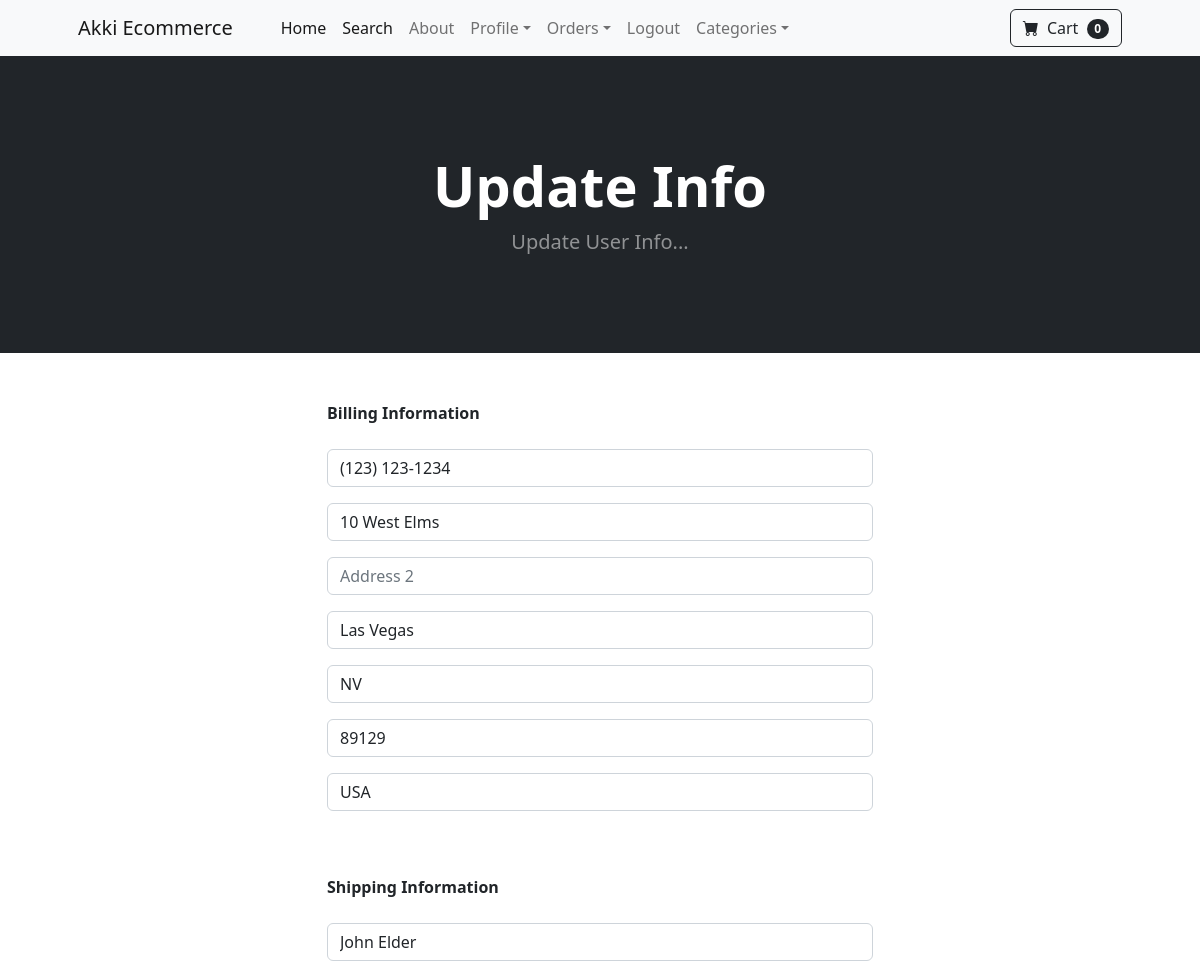
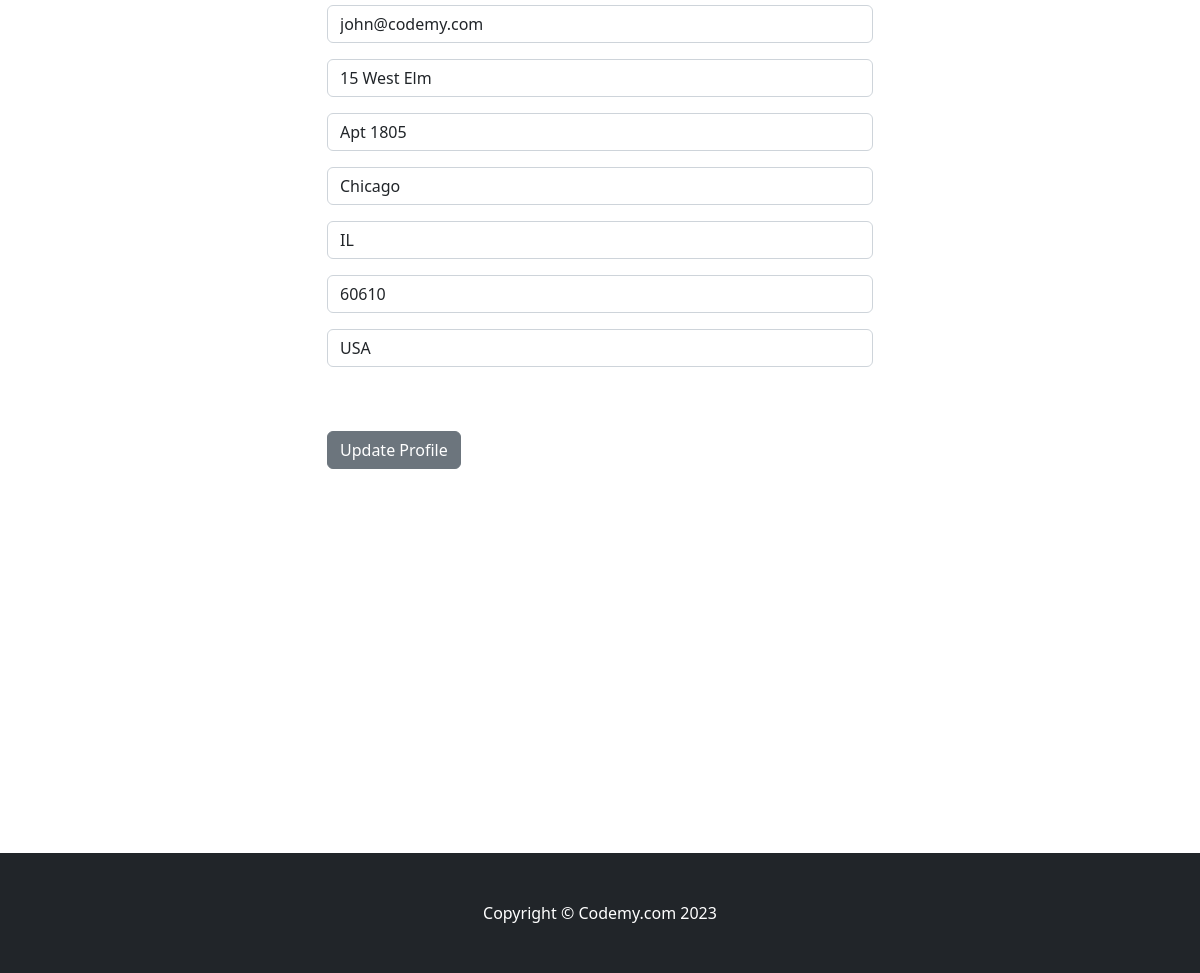
The page /update_info/ (signed in) on the database its author committed (2 pictures, top to bottom).
### store/models.py (models this page shows, shortened)
class Profile(models.Model):
	user = models.OneToOneField(User, on_delete=models.CASCADE)
	date_modified = models.DateTimeField(User, auto_now=True)
	phone = models.CharField(max_length=20, blank=True)
	address1 = models.CharField(max_length=200, blank=True)
	address2 = models.CharField(max_length=200, blank=True)
	city = models.CharField(max_length=200, blank=True)
	state = models.CharField(max_length=200, blank=True)
	zipcode = models.CharField(max_length=200, blank=True)
	country = models.CharField(max_length=200, blank=True)
	old_cart = models.CharField(max_length=200, blank=True, null=True)

### payment/models.py (models this page shows, shortened)
class ShippingAddress(models.Model):
	user = models.ForeignKey(User, on_delete=models.CASCADE, null=True, blank=True)
	shipping_full_name = models.CharField(max_length=255)
	shipping_email = models.CharField(max_length=255)
	shipping_address1 = models.CharField(max_length=255)
	shipping_address2 = models.CharField(max_length=255, null=True, blank=True)
	shipping_city = models.CharField(max_length=255)
	shipping_state = models.CharField(max_length=255, null=True, blank=True)
	shipping_zipcode = models.CharField(max_length=255, null=True, blank=True)
	shipping_country = models.CharField(max_length=255)
	class Meta:
		verbose_name_plural = "Shipping Address"

### store/views.py (the view)
# urls.py: path('update_info/', views.update_info, name='update_info'),
def update_info(request):
	if request.user.is_authenticated:
		current_user = Profile.objects.get(user__id=request.user.id)
		shipping_user = ShippingAddress.objects.get(user__id=request.user.id)
		form = UserInfoForm(request.POST or None, instance=current_user)
		shipping_form = ShippingForm(request.POST or None, instance=shipping_user)
		if form.is_valid() or shipping_form.is_valid():
			form.save()
			shipping_form.save()
			messages.success(request, "Your Info Has Been Updated!!")
			return redirect('home')
		return render(request, "update_info.html", {'form':form, 'shipping_form':shipping_form})
	else:
		messages.success(request, "You Must Be Logged In To Access That Page!!")
		return redirect('home')

### store/forms.py
class UserInfoForm(forms.ModelForm):
	phone = forms.CharField(label="", widget=forms.TextInput(attrs={'class':'form-control', 'placeholder':'Phone'}), required=False)
	address1 = forms.CharField(label="", widget=forms.TextInput(attrs={'class':'form-control', 'placeholder':'Address 1'}), required=False)
	address2 = forms.CharField(label="", widget=forms.TextInput(attrs={'class':'form-control', 'placeholder':'Address 2'}), required=False)
	city = forms.CharField(label="", widget=forms.TextInput(attrs={'class':'form-control', 'placeholder':'City'}), required=False)
	state = forms.CharField(label="", widget=forms.TextInput(attrs={'class':'form-control', 'placeholder':'State'}), required=False)
	zipcode = forms.CharField(label="", widget=forms.TextInput(attrs={'class':'form-control', 'placeholder':'Zipcode'}), required=False)
	country = forms.CharField(label="", widget=forms.TextInput(attrs={'class':'form-control', 'placeholder':'Country'}), required=False)
	class Meta:
		model = Profile
		fields = ('phone', 'address1', 'address2', 'city', 'state', 'zipcode', 'country', )

### cart/cart.py (called while the page is built)
	def __len__(self):
		return len(self.cart)

### cart/context_processors.py (called while the page is built)
def cart(request):
	return {'cart': Cart(request)}

### store/templates/update_info.html (shortened to what this page needs)
{% extends 'base.html' %}
{% block content %}
        <header class="bg-dark py-5">
            <div class="container px-4 px-lg-5 my-5">
                <div class="text-center text-white">
                    <h1 class="display-4 fw-bolder">Update Info</h1>
                    <p class="lead fw-normal text-white-50 mb-0">Update User Info...</p>
                </div>
            </div>
        </header>
        <div class="container">
        	<div class="row">
        			<div class="col-md-6 offset-md-3">
        				<br/><br/>
                    <strong>Billing Information</strong>
                    <br/><br/>
<form method="POST" action="{% url 'update_info' %}">
    {{ form.as_p }}
    <br/><br/>
    <strong>Shipping Information</strong>
    <br/><br/>
    {{ shipping_form.as_p }}
    <br/><br/>
    <button type="submit" class="btn btn-secondary">
      Update Profile
    </button>
</form>
<br/><br/>
<br/><br/>
<br/><br/>
<br/><br/>
<br/><br/>
<br/><br/>
<br/><br/>
<br/><br/>
        			</div>
        	</div>
        </div>
{% endblock %}

### rows shown on the page
Profile: phone "(123) 123-1234", address1 "10 West Elms", city "Las Vegas", state "NV", zipcode "89129", country "USA"
ShippingAddress: shipping_full_name "John Elder", shipping_email "john@codemy.com", shipping_address1 "15 West Elm", shipping_address2 "Apt 1805", shipping_city "Chicago", shipping_state "IL", shipping_zipcode "60610", shipping_country "USA"

### other values the page prints
{{ cart|length }} "0"
